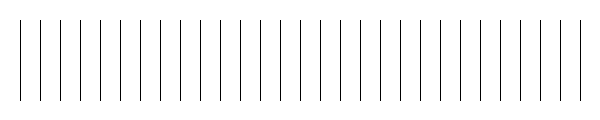
Frame 1 (no input)
Frame 60 (the mouse pressed at the canvas centre just before this capture): identical to frame 1, image omitted
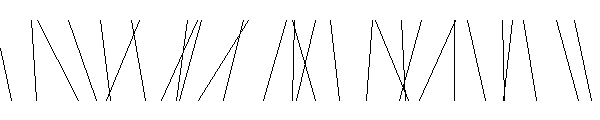
Frame 120 (the mouse held since frame 60 and released just before this capture)

The Processing sketch that drew these frames (run headless with seeded random() and noise(); from frame 60 on, the mouse is pressed at the canvas centre):

// Processing sketch: processing_183783
// ── processing_183783.pde

void setup(){
  size(600, 120);
  noSmooth();
  
}

void draw() {
  background(255);
  for (int x = 20; x < width; x += 20) {
  float mx = mouseX / 10;
  float offsetA = random(-mx, mx);
  float offsetB = random(-mx, mx);
  line(x + offsetA, 20, x - offsetB, 100);
 
}
}
